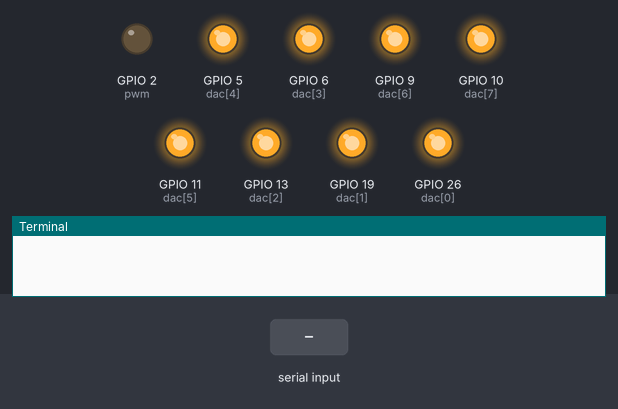
The program below on a simulated Raspberry Pi (BCM pin numbers). Parts: output pins drawn as LEDs (lit = HIGH), the last lines printed to the terminal. The inputs (shaded band) are chosen by the test bench.

Above: at 1.2 s.
1.3 s: "5" typed at the terminal, then Enter
At 1.8 s:
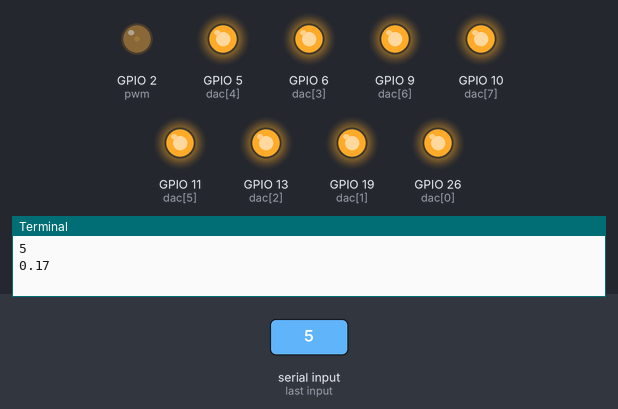
2.8 s: "90" typed at the terminal, then Enter
At 4.2 s:
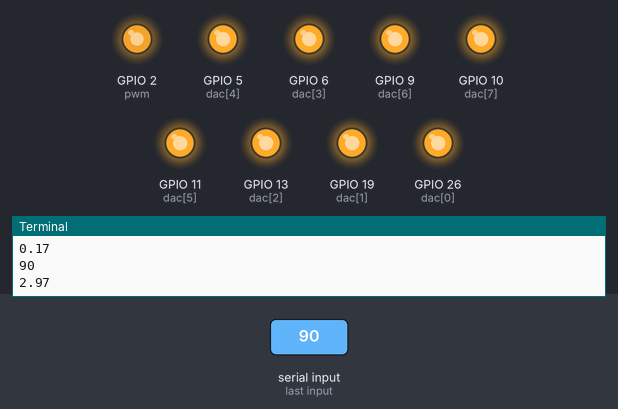
Timing chart, 0 to 5.8 s (numbered marks = the images above; inputs shaded):
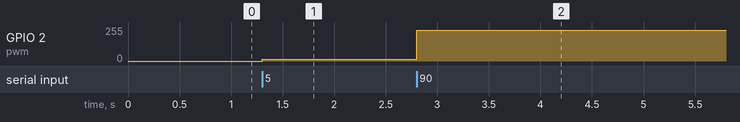

Measured:
- after the input at 1.3 s, GPIO 2 (pwm): 0/255 → 13/255 at once
- after the input at 2.8 s, GPIO 2 (pwm): 13/255 → 230/255 at once

The program:

4-3-pwm.py
```python
import RPi.GPIO as GPIO


GPIO.setmode(GPIO.BCM)

dac = [26, 19, 13, 6, 5, 11, 9, 10]

GPIO.setup(dac, GPIO.OUT, initial=GPIO.HIGH)
GPIO.setup(2, GPIO.OUT)

pwm = GPIO.PWM(2, 1000)
pwm.start(0)
try:
    while True:
        duty_cycle = int(input())
        pwm.ChangeDutyCycle(duty_cycle)
        print("{:.2f}".format(duty_cycle*3.3/100))

except KeyboardInterrupt:
    print("цикл завершен")
finally:
    GPIO.output(dac, 0)
    GPIO.output(2, 0)
    GPIO.cleanup()
```
